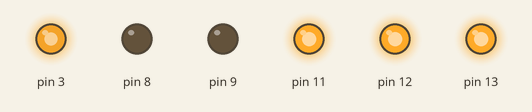
This sketch was run on a simulated Arduino Uno, built with avr-gcc and run on an emulated ATmega328P. On the bench: output pins drawn as LEDs (lit = HIGH).

Above: at 0.1 s.
Timing chart, 0 to 1.6 s (numbered marks = the images above):
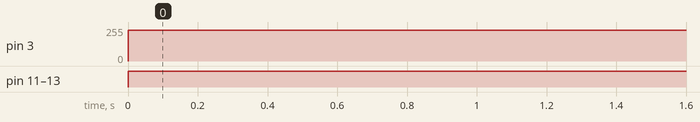

Measured:
- by itself, pin 3: 0/255 → 230/255 at 0.00 s
- by itself, pin 11–13: LOW → HIGH at 0.00 s

The sketch:

whichWayIsFront.ino
```cpp
/*
 * This is the main file to run Wall-E
 *
 *
 * Pins controlled by motor shield
 * Function         Channel A   Channel B
  Direction         Digital 12  Digital 13
  Speed (PWM)       Digital 3   Digital 11
  Brake             Digital 9   Digital 8
  Current Sensing   Analog 0    Analog 1


  MotorA is the right motor when looking from the back(side w/o battery)
  MotorB is the left
 */


void setup() {
  pinMode(12,OUTPUT);
  pinMode(9,OUTPUT);

  //Setup MotorB left motor
  pinMode(13,OUTPUT);
  pinMode(8,OUTPUT);

}

void loop() {
  digitalWrite(12,HIGH);
  digitalWrite(9,LOW);
  analogWrite(3,230);

  digitalWrite(13,HIGH);
  digitalWrite(8,LOW);
  analogWrite(11,255);

  delay(1000);

}
```
